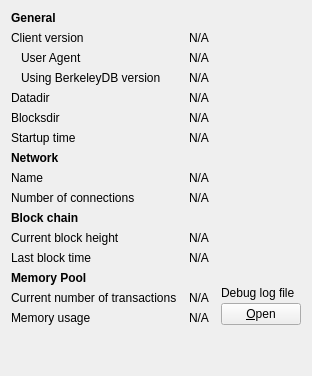
     <widget class="QWidget" name="tab_info">
      <attribute name="title">
       <string>&amp;Information</string>
      </attribute>
      <layout class="QGridLayout" name="gridLayout" columnstretch="0,1,0">
       <property name="horizontalSpacing">
        <number>12</number>
       </property>
       <item row="0" column="0">
        <widget class="QLabel" name="label_9">
         <property name="font">
          <font>
           <bold>true</bold>
          </font>
         </property>
         <property name="text">
          <string>General</string>
         </property>
        </widget>
       </item>
       <item row="1" column="0">
        <widget class="QLabel" name="label_6">
         <property name="text">
          <string>Client version</string>
         </property>
        </widget>
       </item>
       <item row="1" column="1" colspan="2">
        <widget class="QLabel" name="clientVersion">
         <property name="cursor">
          <cursorShape>IBeamCursor</cursorShape>
         </property>
         <property name="text">
          <string>N/A</string>
         </property>
         <property name="textFormat">
          <enum>Qt::PlainText</enum>
         </property>
         <property name="textInteractionFlags">
          <set>Qt::LinksAccessibleByMouse|Qt::TextSelectableByKeyboard|Qt::TextSelectableByMouse</set>
         </property>
        </widget>
       </item>
       <item row="2" column="0">
        <widget class="QLabel" name="labelClientUserAgent">
         <property name="text">
          <string>User Agent</string>
         </property>
         <property name="indent">
          <number>10</number>
         </property>
        </widget>
       </item>
       <item row="2" column="1" colspan="2">
        <widget class="QLabel" name="clientUserAgent">
         <property name="cursor">
          <cursorShape>IBeamCursor</cursorShape>
         </property>
         <property name="text">
          <string>N/A</string>
         </property>
         <property name="textFormat">
          <enum>Qt::PlainText</enum>
         </property>
         <property name="textInteractionFlags">
          <set>Qt::LinksAccessibleByMouse|Qt::TextSelectableByKeyboard|Qt::TextSelectableByMouse</set>
         </property>
        </widget>
       </item>
       <item row="3" column="0">
        <widget class="QLabel" name="label_berkeleyDBVersion">
         <property name="text">
          <string>Using BerkeleyDB version</string>
         </property>
         <property name="indent">
          <number>10</number>
         </property>
        </widget>
       </item>
       <item row="3" column="1" colspan="2">
        <widget class="QLabel" name="berkeleyDBVersion">
         <property name="cursor">
          <cursorShape>IBeamCursor</cursorShape>
         </property>
         <property name="text">
          <string>N/A</string>
         </property>
         <property name="textFormat">
          <enum>Qt::PlainText</enum>
         </property>
         <property name="textInteractionFlags">
          <set>Qt::LinksAccessibleByMouse|Qt::TextSelectableByKeyboard|Qt::TextSelectableByMouse</set>
         </property>
        </widget>
       </item>
       <item row="4" column="0">
        <widget class="QLabel" name="label_12">
         <property name="text">
          <string>Datadir</string>
         </property>
        </widget>
       </item>
       <item row="4" column="1" colspan="2">
        <widget class="QLabel" name="dataDir">
         <property name="cursor">
          <cursorShape>IBeamCursor</cursorShape>
         </property>
         <property name="toolTip">
          <string>To specify a non-default location of the data directory use the '%1' option.</string>
         </property>
         <property name="text">
          <string>N/A</string>
         </property>
         <property name="textFormat">
          <enum>Qt::PlainText</enum>
         </property>
         <property name="wordWrap">
          <bool>true</bool>
         </property>
         <property name="textInteractionFlags">
          <set>Qt::LinksAccessibleByMouse|Qt::TextSelectableByKeyboard|Qt::TextSelectableByMouse</set>
         </property>
        </widget>
       </item>
       <item row="5" column="0">
        <widget class="QLabel" name="label_11">
         <property name="text">
          <string>Blocksdir</string>
         </property>
        </widget>
       </item>
       <item row="5" column="1" colspan="2">
        <widget class="QLabel" name="blocksDir">
         <property name="cursor">
          <cursorShape>IBeamCursor</cursorShape>
         </property>
         <property name="toolTip">
          <string>To specify a non-default location of the blocks directory use the '%1' option.</string>
         </property>
         <property name="text">
          <string>N/A</string>
         </property>
         <property name="textFormat">
          <enum>Qt::PlainText</enum>
         </property>
         <property name="wordWrap">
          <bool>true</bool>
         </property>
         <property name="textInteractionFlags">
          <set>Qt::LinksAccessibleByMouse|Qt::TextSelectableByKeyboard|Qt::TextSelectableByMouse</set>
         </property>
        </widget>
       </item>
       <item row="6" column="0">
        <widget class="QLabel" name="label_13">
         <property name="text">
          <string>Startup time</string>
         </property>
        </widget>
       </item>
       <item row="6" column="1" colspan="2">
        <widget class="QLabel" name="startupTime">
         <property name="cursor">
          <cursorShape>IBeamCursor</cursorShape>
         </property>
         <property name="text">
          <string>N/A</string>
         </property>
         <property name="textFormat">
          <enum>Qt::PlainText</enum>
         </property>
         <property name="textInteractionFlags">
          <set>Qt::LinksAccessibleByMouse|Qt::TextSelectableByKeyboard|Qt::TextSelectableByMouse</set>
         </property>
        </widget>
       </item>
       <item row="7" column="0">
        <widget class="QLabel" name="labelNetwork">
         <property name="font">
          <font>
           <bold>true</bold>
          </font>
         </property>
         <property name="text">
          <string>Network</string>
         </property>
        </widget>
       </item>
       <item row="8" column="0">
        <widget class="QLabel" name="label_8">
         <property name="text">
          <string>Name</string>
         </property>
        </widget>
       </item>
       <item row="8" column="1" colspan="2">
        <widget class="QLabel" name="networkName">
         <property name="cursor">
          <cursorShape>IBeamCursor</cursorShape>
         </property>
         <property name="text">
          <string>N/A</string>
         </property>
         <property name="textFormat">
          <enum>Qt::PlainText</enum>
         </property>
         <property name="textInteractionFlags">
          <set>Qt::LinksAccessibleByMouse|Qt::TextSelectableByKeyboard|Qt::TextSelectableByMouse</set>
         </property>
        </widget>
       </item>
       <item row="9" column="0">
        <widget class="QLabel" name="label_7">
         <property name="text">
          <string>Number of connections</string>
         </property>
        </widget>
       </item>
       <item row="9" column="1" colspan="2">
        <widget class="QLabel" name="numberOfConnections">
         <property name="cursor">
          <cursorShape>IBeamCursor</cursorShape>
         </property>
         <property name="text">
          <string>N/A</string>
         </property>
         <property name="textFormat">
          <enum>Qt::PlainText</enum>
         </property>
         <property name="textInteractionFlags">
          <set>Qt::LinksAccessibleByMouse|Qt::TextSelectableByKeyboard|Qt::TextSelectableByMouse</set>
         </property>
        </widget>
       </item>
       <item row="10" column="0">
        <widget class="QLabel" name="label_10">
         <property name="font">
          <font>
           <bold>true</bold>
          </font>
         </property>
         <property name="text">
          <string>Block chain</string>
         </property>
        </widget>
       </item>
       <item row="11" column="0">
        <widget class="QLabel" name="label_3">
         <property name="text">
          <string>Current block height</string>
         </property>
        </widget>
       </item>
       <item row="11" column="1" colspan="2">
        <widget class="QLabel" name="numberOfBlocks">
         <property name="cursor">
          <cursorShape>IBeamCursor</cursorShape>
         </property>
         <property name="text">
          <string>N/A</string>
         </property>
         <property name="textFormat">
          <enum>Qt::PlainText</enum>
         </property>
         <property name="textInteractionFlags">
          <set>Qt::LinksAccessibleByMouse|Qt::TextSelectableByKeyboard|Qt::TextSelectableByMouse</set>
         </property>
        </widget>
       </item>
       <item row="12" column="0">
        <widget class="QLabel" name="labelLastBlockTime">
         <property name="text">
          <string>Last block time</string>
         </property>
        </widget>
       </item>
       <item row="12" column="1" colspan="2">
        <widget class="QLabel" name="lastBlockTime">
         <property name="cursor">
          <cursorShape>IBeamCursor</cursorShape>
         </property>
         <property name="text">
          <string>N/A</string>
         </property>
         <property name="textFormat">
          <enum>Qt::PlainText</enum>
         </property>
         <property name="textInteractionFlags">
          <set>Qt::LinksAccessibleByMouse|Qt::TextSelectableByKeyboard|Qt::TextSelectableByMouse</set>
         </property>
        </widget>
       </item>
       <item row="13" column="0">
        <widget class="QLabel" name="labelMempoolTitle">
         <property name="font">
          <font>
           <bold>true</bold>
          </font>
         </property>
         <property name="text">
          <string>Memory Pool</string>
         </property>
        </widget>
       </item>
       <item row="14" column="0">
        <widget class="QLabel" name="labelNumberOfTransactions">
         <property name="text">
          <string>Current number of transactions</string>
         </property>
        </widget>
       </item>
       <item row="14" column="1">
        <widget class="QLabel" name="mempoolNumberTxs">
         <property name="cursor">
          <cursorShape>IBeamCursor</cursorShape>
         </property>
         <property name="text">
          <string>N/A</string>
         </property>
         <property name="textFormat">
          <enum>Qt::PlainText</enum>
         </property>
         <property name="textInteractionFlags">
          <set>Qt::LinksAccessibleByMouse|Qt::TextSelectableByKeyboard|Qt::TextSelectableByMouse</set>
         </property>
        </widget>
       </item>
       <item row="15" column="0">
        <widget class="QLabel" name="labelMemoryUsage">
         <property name="text">
          <string>Memory usage</string>
         </property>
        </widget>
       </item>
       <item row="15" column="1">
        <widget class="QLabel" name="mempoolSize">
         <property name="cursor">
          <cursorShape>IBeamCursor</cursorShape>
         </property>
         <property name="text">
          <string>N/A</string>
         </property>
         <property name="textFormat">
          <enum>Qt::PlainText</enum>
         </property>
         <property name="textInteractionFlags">
          <set>Qt::LinksAccessibleByMouse|Qt::TextSelectableByKeyboard|Qt::TextSelectableByMouse</set>
         </property>
        </widget>
       </item>
       <item row="13" column="2" rowspan="3">
        <layout class="QVBoxLayout" name="verticalLayoutDebugButton">
         <property name="spacing">
          <number>3</number>
         </property>
         <item>
          <spacer name="verticalSpacer_2">
           <property name="orientation">
            <enum>Qt::Vertical</enum>
           </property>
           <property name="sizeHint" stdset="0">
            <size>
             <width>10</width>
             <height>5</height>
            </size>
           </property>
          </spacer>
         </item>
         <item>
          <widget class="QLabel" name="labelDebugLogfile">
           <property name="text">
            <string>Debug log file</string>
           </property>
          </widget>
         </item>
         <item>
          <widget class="QPushButton" name="openDebugLogfileButton">
           <property name="toolTip">
            <string>Open the %1 debug log file from the current data directory. This can take a few seconds for large log files.</string>
           </property>
           <property name="text">
            <string>&amp;Open</string>
           </property>
           <property name="autoDefault">
            <bool>false</bool>
           </property>
          </widget>
         </item>
        </layout>
       </item>
       <item row="16" column="0">
        <spacer name="verticalSpacer">
         <property name="orientation">
          <enum>Qt::Vertical</enum>
         </property>
         <property name="sizeHint" stdset="0">
          <size>
           <width>20</width>
           <height>40</height>
          </size>
         </property>
        </spacer>
       </item>
      </layout>
     </widget>
